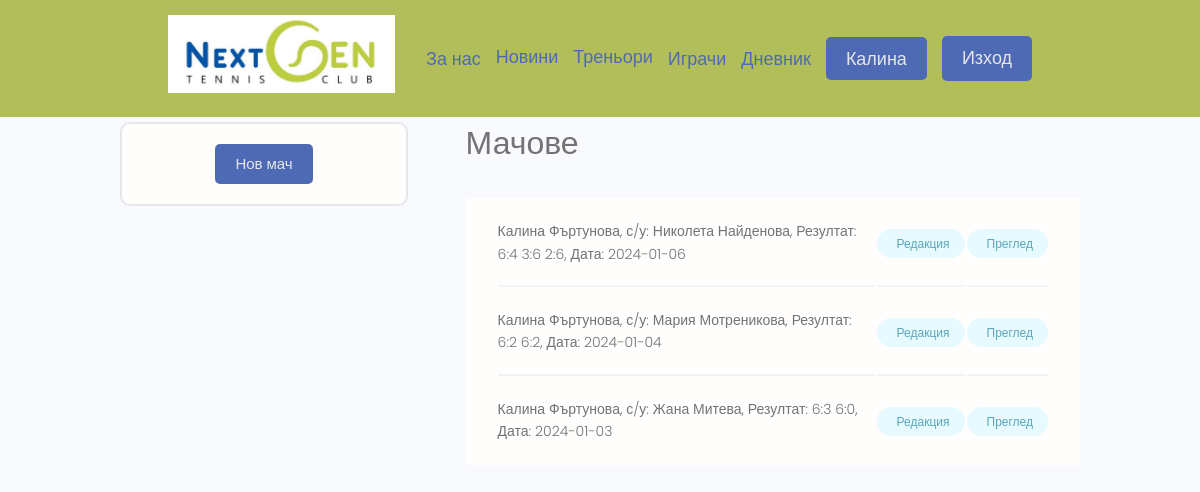
The page /evaluations/match/ (signed in) on the database its author committed.
### evaluations/models.py (models this page shows)
class MatchEvaluation(models.Model):
    MATCHTYPE = (('S', 'Спаринг'),('T', 'Турнир'))
    ROUNDS = (('Q1', 'Квалификация 1 кръг'), ('Q2', 'Квалификация 2 кръг'), ('Q1', 'Квалификация 3 кръг'),
              ('R1', '1 кръг'),('R2', '2 кръг'),('R3', '3 кръг'),('QF', 'Четвъртфинал'),('SF', 'Полуфинал'),('F', 'Финал'),('NO', 'Няма'))
    WINLOOSE = (('W', 'Победа'),('L', 'Загуба'))
    player = models.ForeignKey(Profile,null=True, on_delete=models.SET_NULL)
    matchtype = models.CharField(max_length=10, choices = MATCHTYPE, default = "S")
    tournament = models.CharField(max_length=200, null=True, blank= True)
    round = models.CharField(max_length=10, choices = ROUNDS, default = "NO")
    opponent = models.CharField(max_length=200, null=True, blank= True)
    winloose = models.CharField(max_length=10, choices = WINLOOSE, default = "W")
    result = models.CharField(max_length=200, null=True)
    comments = models.TextField(null=True, blank= True)
    coachVisible = models.BooleanField(default=True)
    created = models.DateTimeField(auto_now_add=True)
    id = models.UUIDField(primary_key=True, default=uuid.uuid4, unique=True, editable=False)
    class Meta:
        ordering = ['player__name', '-created', ]
    def __str__(self)->str:
        return str(self.player.name + ', с/у: ' + str(self.opponent) + ', Резултат: ' + str(self.result) + ', Дата: ' + str(self.created.date()))

### users/models.py (models this page shows, shortened)
class Profile(models.Model):
    HAND_CHOICES=(('L', 'Лява'),('R', 'Дясна'))
    BACKHAND_CHOICES=(('S', 'С една ръка'), ('D', 'С две ръце'))
    user = models.OneToOneField(User, on_delete=models.CASCADE, null=True, blank= True)
    name = models.CharField(max_length=200, null=True, blank= True)
    email = models.EmailField(max_length=500, null=True, blank= True)
    linked_email = models.EmailField(max_length=500, null=True, blank= True)
    username = models.CharField(max_length=200, null=True, blank= True)
    location = models.CharField(max_length=200, null=True, blank= True)
    intro = models.CharField(max_length=200, null=True, blank= True)
    bio = models.TextField(null=True, blank= True)
    profile_image = models.ImageField(null=True, blank= True, upload_to='profiles', default="profiles/user-default.png")
    date_of_birth = models.DateField(null=True, blank= True)
    is_coach = models.BooleanField(default=False)
    hand = models.CharField(max_length=10, choices = HAND_CHOICES, default = "R")
    backhand = models.CharField(max_length=10, choices = BACKHAND_CHOICES, default = "D")
    social_facebook = models.CharField(max_length=200, null=True, blank= True)
    social_instagram = models.CharField(max_length=200, null=True, blank= True)
    created = models.DateTimeField(auto_now_add=True)
    id = models.UUIDField(primary_key=True, default=uuid.uuid4, unique=True, editable=False)
    class Meta:
        ordering = ['name']

### evaluations/views.py (the view)
# urls.py: path('match/', views.matchEvaluations, name='match-evaluations'),
@login_required(login_url='login')
def matchEvaluations(request):
    evaluations, search_query = searchMatchEvaluations(request)
    if request.user.profile.is_coach:
       isCoach=True
       evaluations = evaluations.filter(coachVisible=True)
    else:
        isCoach=False
        evaluations = evaluations.filter(player=request.user.profile)
    custom_range, evaluations = paginateEvaluations(request, evaluations, 10)
    context = {'evaluations' : evaluations, 'custom_range':custom_range, 'search_query':search_query, 'isCoach':isCoach}
    return render(request, 'evaluations/match.html', context)

### evaluations/utils.py (called while the page is built)
def paginateEvaluations(request, evaluations, results):
    page = request.GET.get('page')
    paginator = Paginator(evaluations,results)
    try:
        evaluations = paginator.page(page)
    except PageNotAnInteger:
        page = 1
        evaluations = paginator.page(page)
    except EmptyPage:
        page = paginator.num_pages
        evaluations = paginator.page(page)
    leftIndex = (int(page) - 4)
    if leftIndex < 1:
        leftIndex = 1
    rightIndex = (int(page) + 5)
    if rightIndex > paginator.num_pages:
        rightIndex = paginator.num_pages + 1
    custom_range = range(leftIndex,rightIndex)
    return custom_range, evaluations

def searchMatchEvaluations(request):
    search_query=''
    if request.GET.get('search_query'):
       search_query=request.GET.get('search_query')
    evaluations = MatchEvaluation.objects.distinct().filter(Q(player__name__icontains=search_query))
    return evaluations, search_query

### evaluations/templates/evaluations/match.html (shortened to what this page needs)
{% extends 'main.html' %}
{% block content %}
<div class="container">
    <div class="layout">
      <div class="column column--1of3">
        <div class="card text-center">
            {% if not isCoach %}
            <div class="card__body dev">
                <a class="btn btn--sub btn--md" href="{% url 'create-match-evaluations'%}">Нов мач</a>
            </div>
            {% endif %}
        </div>
      </div>
      <div class="column column--2of3">
        <h3>Мачове</h3>
        <table class="settings__table">
            {% for evaluation in evaluations %}
            <tr>
            <td class="settings__tableInfo">
                <p>
                {{evaluation}}
                </p>
            </td>
            {% if not isCoach %}
            <td class="settings__tableActions">
                <a class="tag tag--pill tag--main settings__btn" href="{% url 'edit-match-evaluations' evaluation.id %}">Редакция</a>
            </td>
            {% endif %}
            <td class="settings__tableActions">
                <a class="tag tag--pill tag--main settings__btn" href="{% url 'view-match-evaluations' evaluation.id %}">Преглед</a>
            </td>
            </tr>
            {% endfor %}
        </table>
      </div>
    </div>
</div>
{% endblock content %}

### templates/navbar.html (shortened to what this page needs)
{% load static %}
<header class="header">
    <div class="container container--narrow">
      <a href="{% url 'news' %}" class="header__logo">
        <img src="{% static 'images/logo.jpg' %}" alt="NextGen Logo" />
      </a>
      <nav class="header__nav">
        <ul class="header__menu">
          <div class="dropdown">
            <button onclick="show_hide_about()" class="menu__button_transparent">За нас</button>
          </div>
          <li class="header__menuItem"><a href="{% url 'news' %}">Новини</a></li>
          <li class="header__menuItem"><a href="{% url 'coaches' %}">Треньори</a></li>
          <div class="dropdown">
            <button onclick="show_hide_players()" class="menu__button_transparent">Играчи</button>
          </div>
          {% if request.user.is_authenticated %}
          <div class="dropdown">
            <button onclick="show_hide_marks()" class="menu__button_transparent">Дневник</button>
          </div>
          <div class="dropdown">
            <button onclick="show_hide_profile()" class="btn menu__button btn--md">{{request.user.first_name}}</button>
          </div>
          <li class="header__menuItem"><a href="{% url 'logout' %}" class="btn btn--sub btn--md">Изход</a></li>
          {% else %}
          <li class="header__menuItem"><a href="{% url 'login' %}" class="btn btn--sub btn--md">Вход</a></li>
          {% endif %}
        </ul>
      </nav>
    </div>
  </header>

### static/styles/app.css (style rules this page uses)
:root { --color-sub: #b2be59; --color-menu: rgb(79, 106, 180); --color-message: rgb(66, 66, 66); }
.btn--sub { background-color: var(--color-menu); color: var(--color-light) !important; }
.card { border: 2px solid var(--color-light); }
img { width: 100%; }
.header { position: sticky; z-index: 111; background-color: var(--color-sub); padding: 1.5rem 0; }
.header > .container { display: flex; justify-content: space-between; align-items: center; }
.header__logo > img { height: 7.8rem; }
.header__nav > ul { display: inline-flex; align-items: center; list-style: none; gap: 1.5rem; }
.header__menuItem > a { color: var(--color-menu); font-size: large; font-weight: 400; }
.dropdown { position: relative; display: inline-block; }
.menu__button { background-color: var(--color-menu); color: var(--color-light)!important; font-size: large; font-weight: 400; border: none; }
.menu__button_transparent { background-color: transparent; color: var(--color-menu)!important; font-size: large; font-weight: 400; border: none; cursor: pointer; }
.settings__table { margin-top: 3rem; margin-bottom: 5rem; padding: 0 3rem; background: var(--color-white); }
.settings__table tr { width: 100%; }
.settings__table tr > td { padding: 2rem 0; }
.settings__table tr:not(:last-child) td { border-bottom: 2px solid var(--color-white-light); }
.settings__tableInfo { width: 100%; }
.settings__tableInfo p { font-size: 1.4rem; }
.settings__tableActions { text-align: right; }

### static/slider/slider.css (style rules this page uses)
* { box-sizing:border-box }

### static/uikit/styles/modules/_variables.css (style rules this page uses)
:root { --color-main: #5aa5b9; --color-main-light: #e6faff; --color-sub: #3f4156; --color-sub-light: #51546e; --color-sub-lighter: #ededfd; --color-text: #737373; --color-gray: #8b8b8b; --color-light: #e5e7eb; --color-light-gray: #767676; --color-bg: #f8fafd; --color-white: #fffefd; --color-white-light: #f3f3f3; --color-success: #359e64; --color-success-bg: #def8e8; --color-error: #fc4b0b; --color-error-bg: #fff2ee; --font-base: 'Poppins', arial, helvetica, 'Segoe UI', roboto, ubuntu, sans-serif; --font-monospace: 'Fira Code', 'Courier New', courier, monospace; --font-regular: 300; --font-medium: 500; --font-bold: 700; --generic-shadow: 1px 1px 5px #00000010; --generic-transition: all 0.3s ease-in-out; }

### static/uikit/styles/modules/_base.css (style rules this page uses)
* { margin: 0; padding: 0; box-sizing: border-box; text-rendering: optimizeLegibility; color: inherit; font-size: inherit; }
html { font-size: 50%; }
@media only screen and (min-width: 480px) { html { font-size: 56.25%; } }
@media only screen and (min-width: 1200px) { html { font-size: 62.5%; } }
body { line-height: 1.6; font-weight: 400; font-size: 1.5rem; color: var(--color-text); background-color: var(--color-bg); min-height: 100vh; }

### static/uikit/styles/modules/_typography.css (style rules this page uses)
* { font-family: var(--font-base); }
h3 { font-size: 3.2rem; font-weight: var(--font-medium); }
p, span, strong { font-size: 1.6rem; color: var(--color-text); font-weight: var(--font-regular); }
a { padding-bottom: 2px; text-decoration: none; display: inline-block; color: var(--color-main); font-weight: var(--font-medium); }

### static/uikit/styles/modules/_utilities.css (style rules this page uses)
.container { width: 92%; max-width: 165rem; margin: 0 auto; box-sizing: border-box; }
.container--narrow { width: 92%; max-width: 120rem; }
@media screen and (min-width: 1000px) { .container { width: 90%; } }
@media screen and (min-width: 1000px) { .container--narrow { width: 85%; } }
@media screen and (min-width: 1200px) { .container { width: 80%; } }
@media screen and (min-width: 1200px) { .container--narrow { width: 72%; } }
.text-center { text-align: center; }

### static/uikit/styles/modules/_button.css (style rules this page uses)
.btn { display: inline-block; position: relative; cursor: pointer; background-color: var(--color-light); font-weight: var(--font-medium); color: var(--color-sub); text-decoration: none; padding: 1rem 2rem; border-radius: 0.5rem; border: none; width: -webkit-fit-content; width: -moz-fit-content; width: fit-content; height: -webkit-fit-content; height: -moz-fit-content; height: fit-content; font-size: 1.6rem; outline-width: 0; outline-color: transparent; -webkit-backface-visibility: hidden; backface-visibility: hidden; transition: all 0.3s ease-in-out; }
.btn--sub { background-color: var(--color-sub); color: var(--color-white); }
.btn--md { font-size: 1.5rem; padding: 0.8rem 2rem; }

### static/uikit/styles/modules/_card.css (style rules this page uses)
.card { border-radius: 1rem; background-color: var(--color-white); border: 1.5px solid var(--color-light); width: auto; height: auto; margin-top: 0.5rem; margin-bottom: 0.5rem; overflow: hidden; }
.card__body, .card__header { padding: 2rem 2.5rem; }

### rows shown on the page
MatchEvaluation: player+opponent+result "Калина Фъртунова, с/у: Николета Найденова, Резултат: 6:4 3:6 2:6, Дата: 2024-01-06"
MatchEvaluation: player+opponent+result "Калина Фъртунова, с/у: Мария Мотреникова, Резултат: 6:2 6:2, Дата: 2024-01-04"
MatchEvaluation: player+opponent+result "Калина Фъртунова, с/у: Жана Митева, Резултат: 6:3 6:0, Дата: 2024-01-03"

### other values the page prints
{{ request.user.first_name }} "Калина"
